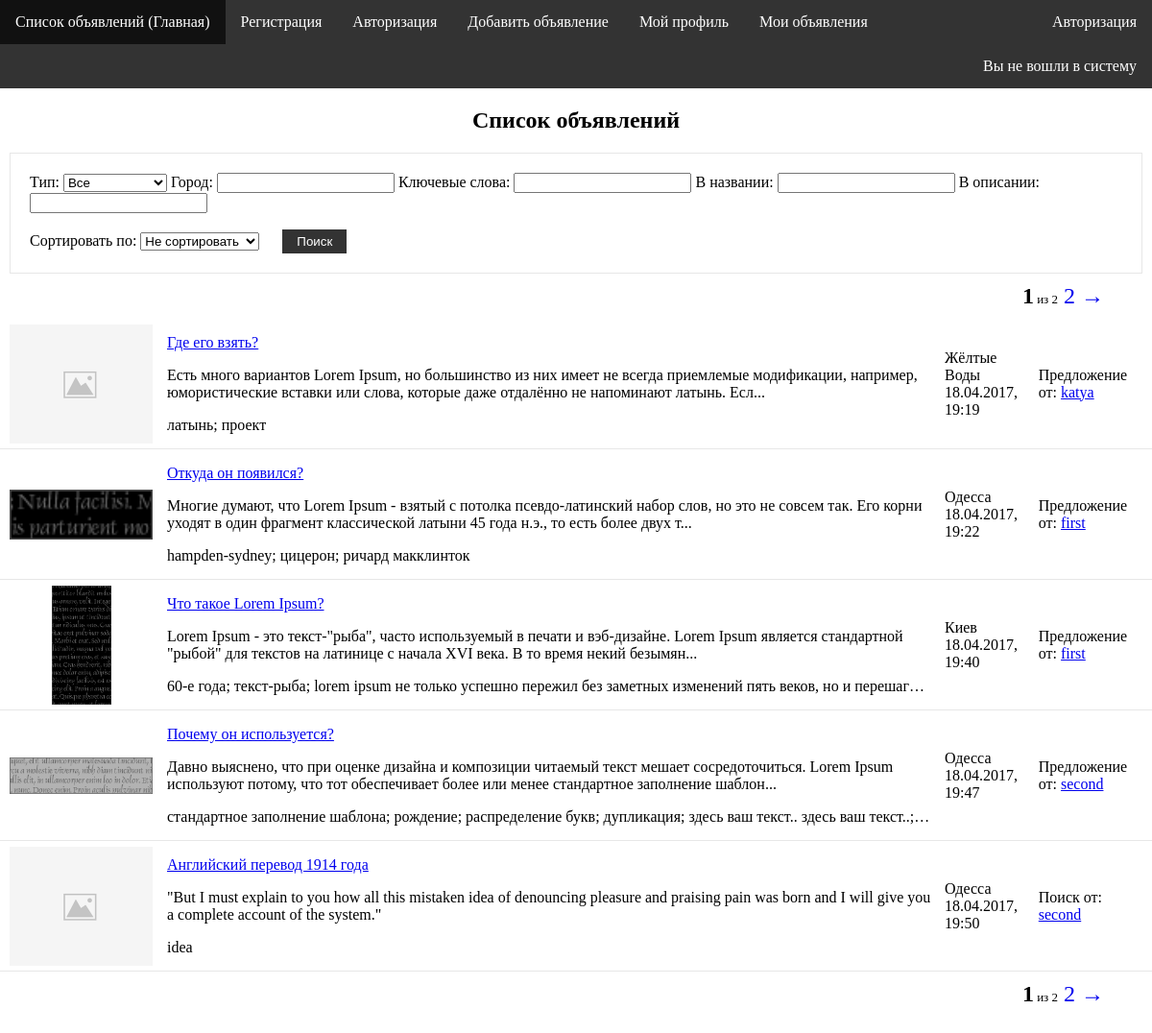
The page / on the database its author committed.
### sp/models.py (models this page shows, shortened)
class Call(models.Model):
    user_id = models.ForeignKey(User, verbose_name='id пользователя')
    call_types = (
        (True, 'Предложение'),
        (False, 'Поиск'),
    )
    type = models.BooleanField(choices=call_types, default=True, verbose_name='Тип')
    city = models.CharField(max_length=30, verbose_name='Город')
    name = models.CharField(max_length=30, verbose_name='Название')
    description = models.TextField(verbose_name='Описание')
    card = models.ImageField(upload_to="sp/cards", blank=True, verbose_name='Изображение')
    tags = TaggableManager(blank=True, help_text='Список ключевых слов, взятых в кавычки, через запятую',
                           verbose_name='Ключевые слова')
    date_time = models.DateTimeField(auto_now_add=True, verbose_name='Дата и время')

### sp/views.py (the view)
# urls.py: url(r'^$', sp.views.AllCallsList.as_view(), name='home'),
class AllCallsList(ListView):
    context_object_name = 'call_list'
    template_name = 'sp/home.html'
    model = Call
    def get_queryset(self):
        call_list = Call.objects.all()
        city = self.request.GET.get('city', '')
        type_call = self.request.GET.get('type', '')
        tags = self.request.GET.get('tags', '').lower()
        name = self.request.GET.get('name', '')
        name = re.sub('[^\w -]','', name)
        name = re.sub(' +',' ',name)
        words = name.split(' ')
        for word in words:
            call_list = call_list.filter(name__contains=word)
        description = self.request.GET.get('description', '')
        description = re.sub('[^\w -]', '', description)
        description = re.sub(' +', ' ', description)
        words_descr = description.split(' ')
        for word_descr in words_descr:
            call_list = call_list.filter(description__contains=word_descr)
        tags_arr = _parse_tags(tags)
        for tag in tags_arr:
            call_list = call_list.filter(tags__name__iexact=tag)
        if city:
            call_list=call_list.filter(city=city)
        if type_call == 'offer':
            call_list=call_list.filter(type=True)
        elif type_call == 'search':
            call_list = call_list.filter(type=False)
        sort_calls = self.request.GET.get('sort', '')
        if sort_calls == 'new':
            call_list = call_list.order_by('-date_time')
        elif sort_calls == 'users':
            call_list = call_list.order_by('user_id')
        elif sort_calls == 'have-card':
            call_list = call_list.order_by('-card')
        paginator = Paginator(call_list, 5)
        page = self.request.GET.get('page')
        try:
            call_list = paginator.page(page)
        except PageNotAnInteger:
            call_list = paginator.page(1)
        except EmptyPage:
            call_list = paginator.page(paginator.num_pages)
        return call_list

### sp/templates/sp/home.html (shortened to what this page needs)
{% extends 'sp/pagination.html' %}
{% load staticfiles %}
{% block link %}
    <link rel="stylesheet" type="text/css" href="{% static 'sp/home.css' %}" />
{% endblock %}
{% block search %}
    <h2>Список объявлений</h2>
    <form method="GET" id="search-form">
        <label for="id_type">Тип:</label>
        <select id="id_type" name="type">
            <option value="">Все</option>
        </select>
        <label for="id_city">Город:</label>
	    <input id="id_city" maxlength="30" name="city" type="text" value="{{ request.GET.city }}">
        <label for="id_tags">Ключевые слова:</label>
	    <input id="id_tags" name="tags" type="text" value="{{ request.GET.tags }}">
        <label for="id_name">В названии:</label>
	    <input id="id_name" maxlength="30" name="name" type="text" value="{{ request.GET.name }}">
        <label for="id_description">В описании:</label>
        <input id="id_description" maxlength="100" name="description" type="text" value="{{ request.GET.description }}">
        <br>
        <label for="id_sort">Сортировать по:</label>
        <select id="id_sort" name="sort">
            <option value="">Не сортировать</option>
        </select>
        <input id="button-submit" type="submit" value="Поиск">
    </form>
{% endblock %}
{% block content %}
    <table>
        {% for call in call_list %}
            <tr>
                <td class="card">
                    <a href="{% url 'call_detail' pk=call.id %}">
                        {% if call.card %}
                            <img src="{{ call.card.url }}" alt="{{ call.name }}">
                        {% else %}
                            <img src="/media/sp/cards/no.png" alt="Нет изображения">
                        {% endif %}
                    </a>
                </td>
                <td class="main-info">
                    <p><a href="{% url 'call_detail' pk=call.id %}">{{ call.name }}</a></p>
                    <p class="description">{{ call.description }}</p>
                    <p class="tags">{{ call.tags.names|join:'; ' }}</p>
                </td>
                <td class="city-date_time">
                    {{ call.city }} <br/>
                    {{ call.date_time|date:'d.m.Y, H:i' }}
                </td>
                <td class="type-user">
                    {% if call.type %}
                        Предложение
                    {% else %}
                        Поиск
                    {% endif %}
                    от:
                    <a href="{% url 'profile_detail' pk=call.user_id.profile.id %}">{{ call.user_id }}</a>
                </td>
            </tr>
        {% endfor %}
    </table>
{% endblock %}

### sp/static/sp/style.css (style rules this page uses)
#id-body { margin: 0; padding: 0; }

### sp/static/sp/home.css (style rules this page uses)
h2 { text-align: center; }
#search-form { margin: 0 10px 0 10px; border: 1px solid #E7E7E7; padding: 20px; }
#id_sort { margin-top: 20px; }
table { border-collapse: collapse; }
tr { height: 136px; border-bottom: 1px solid #E7E7E7; }
td { padding: 5px; }
td.card { text-align: center; width: 159px; }
.card img { max-width: 149px; max-height: 124px; }
.main-info { width: 800px; }
.description { width: 796px; text-align: left; overflow: hidden; }
.tags { width: 796px; white-space: nowrap; overflow: hidden; text-overflow: ellipsis; }
input[type=submit] { margin-left: 20px; padding: 5px 15px; background: #333333; border: 0 none; cursor: pointer; -webkit-border-radius: 0px; border-radius: 0px; color: white; }

### rows shown on the page
Call: name "Где его взять?", description "Есть много вариантов Lorem Ipsum, но большинство из них имеет не всегда приемлемые модификации, например, юмористические вставки или слова, которые даже отдалённо не напоминают латынь. Есл...", tags.names "латынь; проект", city "Жёлтые Воды", date_time "18.04.2017, 19:19", type "Предложение", user_id "katya"
Call: card (picture), name "Откуда он появился?", description "Многие думают, что Lorem Ipsum - взятый с потолка псевдо-латинский набор слов, но это не совсем так. Его корни уходят в один фрагмент классической латыни 45 года н.э., то есть более двух т...", tags.names "hampden-sydney; цицерон; ричард макклинток", city "Одесса", date_time "18.04.2017, 19:22", type "Предложение", user_id "first"
Call: card (picture), name "Что такое Lorem Ipsum?", description "Lorem Ipsum - это текст-\"рыба\", часто используемый в печати и вэб-дизайне. Lorem Ipsum является стандартной \"рыбой\" для текстов на латинице с начала XVI века. В то время некий безымян...", tags.names "60-е года; текст-рыба; lorem ipsum не только успешно пережил без заметных изменений пять веков, но и перешаг…", city "Киев", date_time "18.04.2017, 19:40", type "Предложение", user_id "first"
Call: card (picture), name "Почему он используется?", description "Давно выяснено, что при оценке дизайна и композиции читаемый текст мешает сосредоточиться. Lorem Ipsum используют потому, что тот обеспечивает более или менее стандартное заполнение шаблон...", tags.names "стандартное заполнение шаблона; рождение; распределение букв; дупликация; здесь ваш текст.. здесь ваш текст..;…", city "Одесса", date_time "18.04.2017, 19:47", type "Предложение", user_id "second"
Call: name "Английский перевод 1914 года", description "\"But I must explain to you how all this mistaken idea of denouncing pleasure and praising pain was born and I will give you a complete account of the system.\"", tags.names "idea", city "Одесса", date_time "18.04.2017, 19:50", type "Поиск", user_id "second"

### other values the page prints
{{ num }} "1"
{{ call_list.paginator.num_pages }} "2"
{{ num }} "2"
